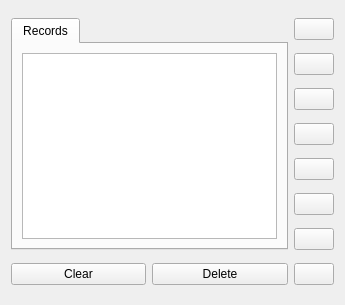
<?xml version="1.0" encoding="UTF-8"?>
<ui version="4.0">
 <author>Jim Morris</author>
 <class>GpxForm</class>
 <widget class="QWidget" name="GpxForm">
  <property name="geometry">
   <rect>
    <x>0</x>
    <y>0</y>
    <width>345</width>
    <height>305</height>
   </rect>
  </property>
  <layout class="QGridLayout" name="gridLayout_2">
   <item row="0" column="0" rowspan="7" colspan="2">
    <widget class="QTabWidget" name="tabWidget">
     <property name="currentIndex">
      <number>0</number>
     </property>
     <widget class="QWidget" name="tab">
      <attribute name="title">
       <string>Records</string>
      </attribute>
      <layout class="QGridLayout" name="gridLayout">
       <item row="0" column="0">
        <widget class="QListWidget" name="records"/>
       </item>
      </layout>
     </widget>
    </widget>
   </item>
   <item row="0" column="2">
    <widget class="QPushButton" name="color1">
     <property name="text">
      <string/>
     </property>
    </widget>
   </item>
   <item row="1" column="2">
    <widget class="QPushButton" name="color2">
     <property name="text">
      <string/>
     </property>
    </widget>
   </item>
   <item row="2" column="2">
    <widget class="QPushButton" name="color3">
     <property name="text">
      <string/>
     </property>
    </widget>
   </item>
   <item row="3" column="2">
    <widget class="QPushButton" name="color4">
     <property name="text">
      <string/>
     </property>
    </widget>
   </item>
   <item row="4" column="2">
    <widget class="QPushButton" name="color5">
     <property name="text">
      <string/>
     </property>
    </widget>
   </item>
   <item row="5" column="2">
    <widget class="QPushButton" name="color6">
     <property name="text">
      <string/>
     </property>
    </widget>
   </item>
   <item row="6" column="2">
    <widget class="QPushButton" name="color7">
     <property name="text">
      <string/>
     </property>
    </widget>
   </item>
   <item row="7" column="0">
    <widget class="QPushButton" name="clear">
     <property name="text">
      <string>Clear</string>
     </property>
    </widget>
   </item>
   <item row="7" column="1">
    <widget class="QPushButton" name="del">
     <property name="text">
      <string>Delete</string>
     </property>
    </widget>
   </item>
   <item row="7" column="2">
    <widget class="QPushButton" name="color8">
     <property name="text">
      <string/>
     </property>
    </widget>
   </item>
  </layout>
  <action name="actionQuit">
   <property name="text">
    <string>Quit</string>
   </property>
  </action>
 </widget>
 <resources/>
 <connections/>
</ui>
